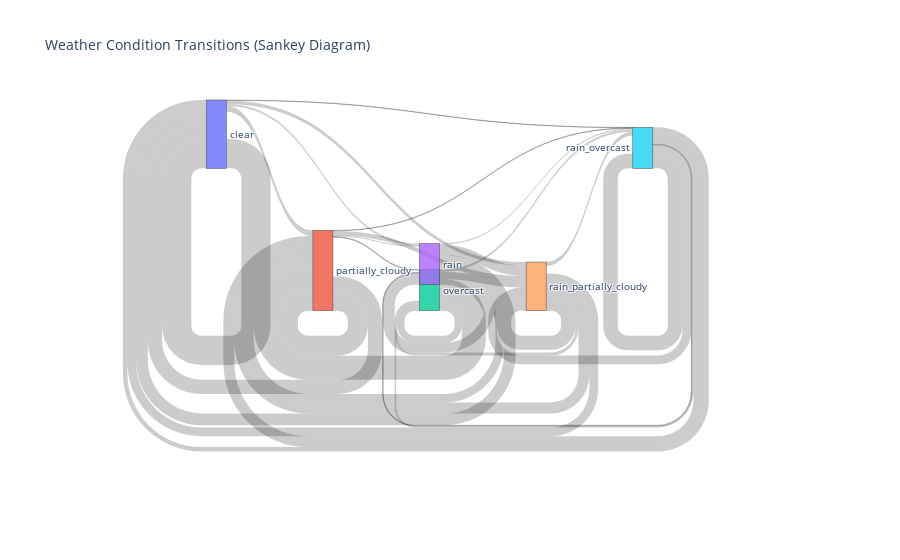

The notebook cell this image was saved under:
### Code cell
import plotly.graph_objects as go

labels = states
source = []
target = []
value = []

for i, row in enumerate(matrix):
    for j, val in enumerate(row):
        if val > 0:
            source.append(i)
            target.append(j)
            value.append(val)

fig = go.Figure(data=[go.Sankey(
    node=dict(label=labels, pad=15, thickness=20),
    link=dict(source=source, target=target, value=value)
)])
fig.update_layout(title_text="Weather Condition Transitions (Sankey Diagram)", font_size=10)
fig.show()

### Figure 1 — Plotly figure (JSON) as saved in the notebook; plotly's stock layout.template omitted (floating-point values rounded to 4 significant figures)
{"data": [{"link": {"source": [0, 0, 0, 0, 0, 1, 1, 1, 1, 1, 1, 2, 2, 2, 2, 3, 3, 3, 3, 3, 4, 4, 4, 4, 4, 4, 5, 5, 5, 5, 5, 5], "target": [0, 1, 3, 4, 5, 0, 1, 2, 3, 4, 5, 1, 2, 4, 5, 0, 1, 3, 4, 5, 0, 1, 2, 3, 4, 5, 0, 1, 2, 3, 4, 5], "value": [0.7133, 0.1385, 0.04848, 0.09003, 0.009695, 0.3463, 0.4884, 0.0155, 0.02584, 0.1111, 0.01292, 0.5882, 0.1765, 0.1765, 0.05882, 0.2877, 0.2055, 0.2329, 0.2466, 0.0274, 0.213, 0.2685, 0.02778, 0.0463, 0.3472, 0.09722, 0.1071, 0.2679, 0.03571, 0.01786, 0.2143, 0.3571]}, "node": {"label": ["clear", "partially_cloudy", "overcast", "rain", "rain_partially_cloudy", "rain_overcast"], "pad": 15, "thickness": 20}, "type": "sankey"}], "layout": {"font": {"size": 10}, "title": {"text": "Weather Condition Transitions (Sankey Diagram)"}}}
